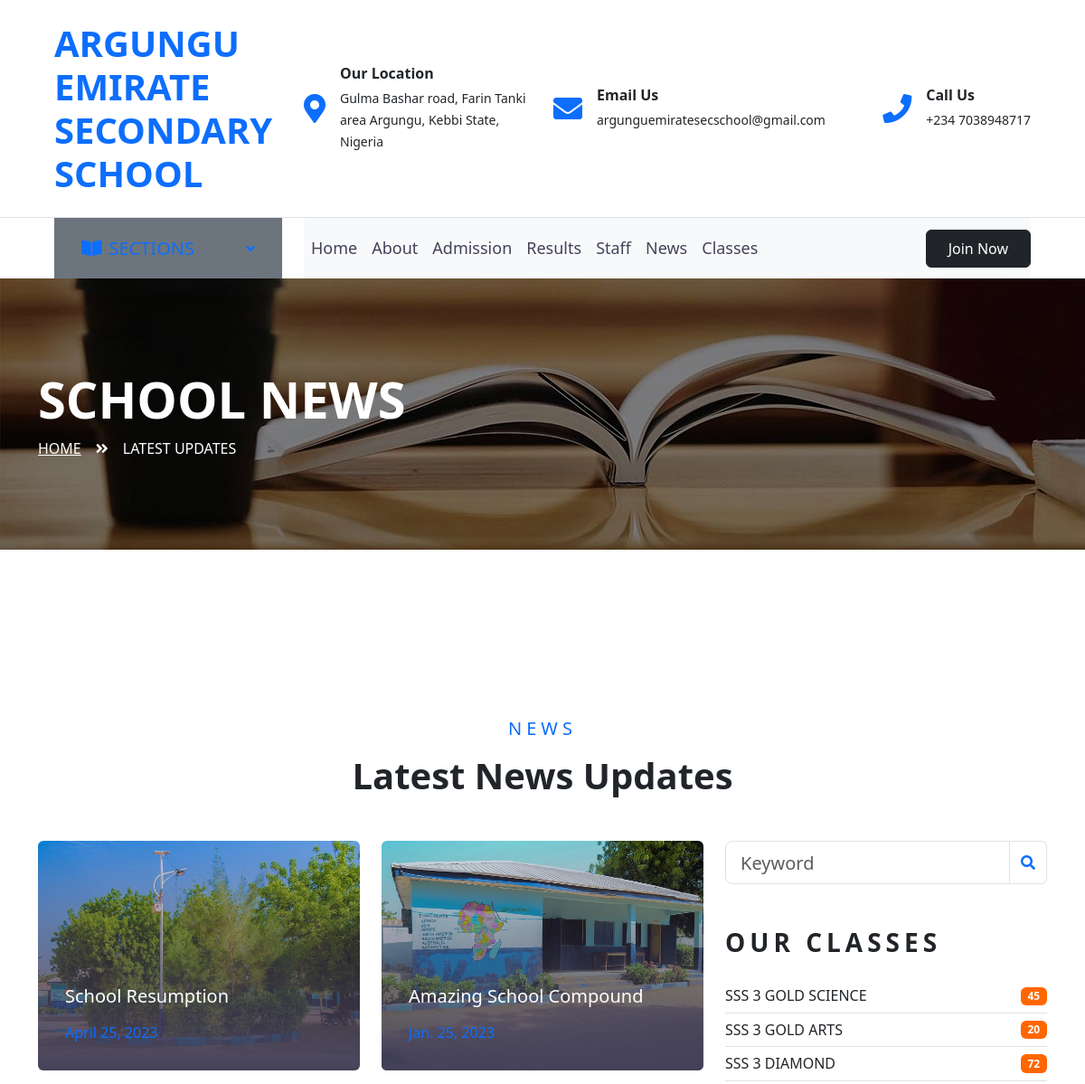
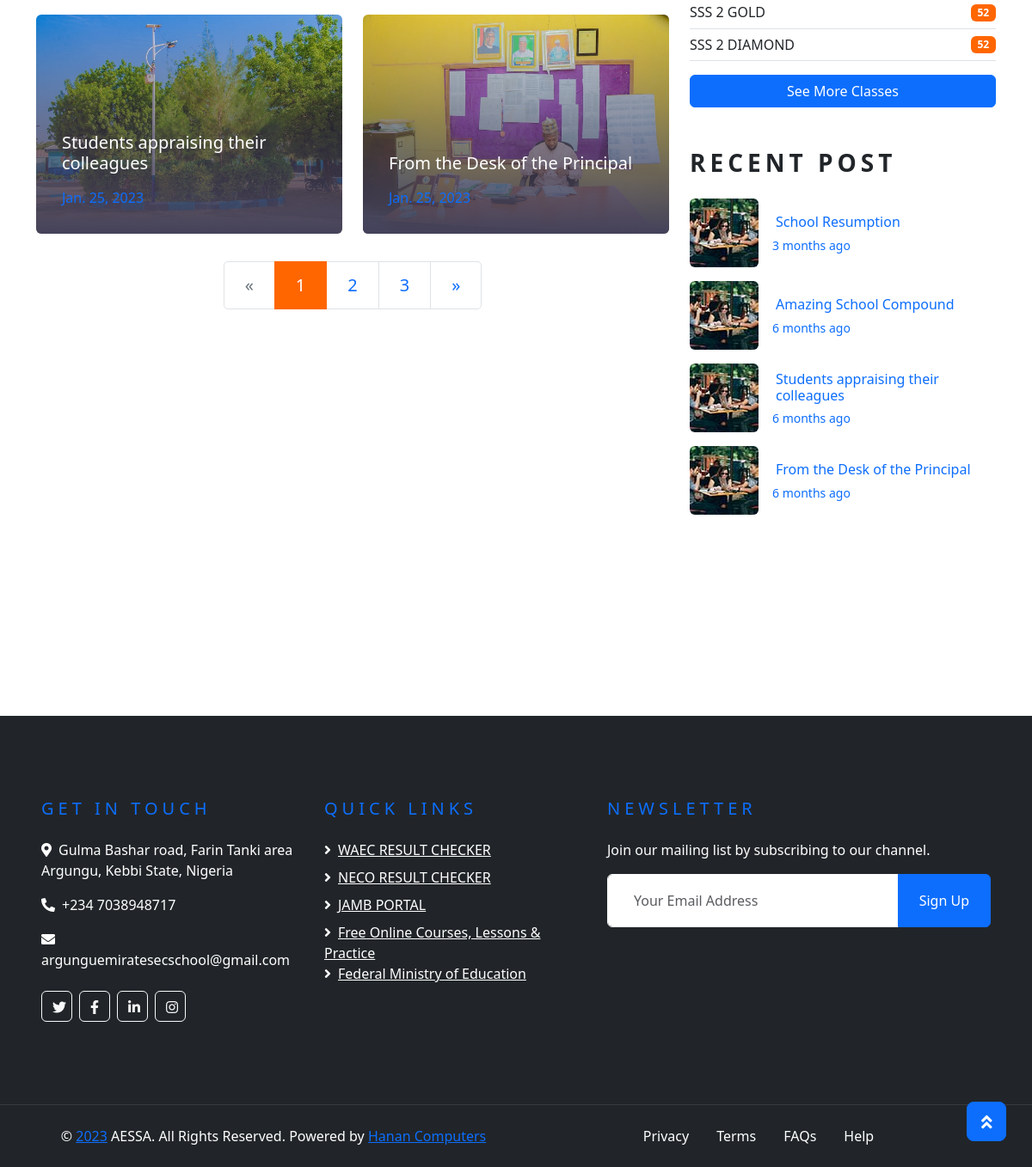
Page /news/ on the committed database (2 pictures, top to bottom).
### base/models.py (models this page shows, shortened)
class News(models.Model):
    title = models.CharField(max_length=200)
    description = models.TextField(null=True, blank=True)
    detail = models.TextField(null=True, blank=True)
    fpict = models.ImageField(null=True, blank=True, default="DSC_1969.jpg")
    spict = models.ImageField(null=True, blank=True)
    updated = models.DateTimeField(auto_now=True)
    Created = models.DateTimeField(auto_now_add=True)

class Classe(models.Model):
    name = models.CharField(max_length=200)
    description = models.CharField(max_length=200)
    master = models.CharField(max_length=200, null=True, blank=True)
    detail = models.TextField(null=True, blank=True)
    snumber = models.IntegerField(null=True, blank=True)
    pict = models.ImageField(null=True, blank=True, default="course-5.jpeg")
    Created = models.DateTimeField(auto_now_add=True)

### base/views.py (the view)
# urls.py: path('news/', views.news, name="News"),
def news(request):
    news = News.objects.all().order_by('-Created')
    recent = News.objects.all().order_by('-Created')[0:5]
    clss = Classe.objects.all()[0:5]
    context = {'news': news, 'recent':recent, 'clss':clss}
    return render(request, 'base/news.html', context)

### base/templates/base/news.html (shortened to what this page needs)
{% extends 'main.html' %}
{% block content %}
    <div class="container-fluid page-header" style="margin-bottom: 90px;">
        <div class="container">
            <div class="d-flex flex-column justify-content-center" style="min-height: 300px">
                <h3 class="display-4 text-white text-uppercase">SCHOOL NEWS</h3>
                <div class="d-inline-flex text-white">
                    <p class="m-0 text-uppercase"><a class="text-white" href="{% url 'Home' %}">Home</a></p>
                    <i class="fa fa-angle-double-right pt-1 px-3"></i>
                    <p class="m-0 text-uppercase">LATEST UPDATES</p>
                </div>
            </div>
        </div>
    </div>
    <div class="container-fluid py-5">
        <div class="container py-5">
            <div class="text-center mb-5">
                <h5 class="text-primary text-uppercase mb-3" style="letter-spacing: 5px;">News</h5>
                <h1>Latest News Updates</h1>
            </div>
            <div class="row">
                <div class="col-lg-8">
                    <div class="row pb-3">
                        {% for i in news %}
                        <div class="col-lg-6 mb-4">
                            <div class="blog-item position-relative overflow-hidden rounded mb-2">
                                <img class="img-fluid" src="{{i.fpict.url}}" alt="">
                                <a class="blog-overlay text-decoration-none" href="{% url 'Single' i.id %}">
                                    <h5 class="text-white mb-3">{{i.title}}</h5>
                                    <p class="text-primary m-0">{{i.Created|date}}</p>
                                </a>
                            </div>
                        </div>
                        {% endfor %}
                        <div class="col-12">
                            <nav aria-label="Page navigation">
                                <ul class="pagination pagination-lg justify-content-center mb-0">
                                  <li class="page-item disabled">
                                    <a class="page-link" href="#" aria-label="Previous">
                                      <span aria-hidden="true">&laquo;</span>
                                    </a>
                                  </li>
                                  <li class="page-item active"><a class="page-link" href="#">1</a></li>
                                  <li class="page-item"><a class="page-link" href="#">2</a></li>
                                  <li class="page-item"><a class="page-link" href="#">3</a></li>
                                  <li class="page-item">
                                    <a class="page-link" href="#" aria-label="Next">
                                      <span aria-hidden="true">&raquo;</span>
                                    </a>
                                  </li>
                                </ul>
                              </nav>
                        </div>
                    </div>
                </div>
                <div class="col-lg-4 mt-5 mt-lg-0">
                    <div class="mb-5">
                        <form action="">
                            <div class="input-group">
                                <input type="text" class="form-control form-control-lg" placeholder="Keyword">
                                <div class="input-group-append">
                                    <span class="input-group-text bg-transparent text-primary"><i
                                            class="fa fa-search"></i></span>
                                </div>
                            </div>
                        </form>
                    </div>
                    <div class="mb-5">
                        <h3 class="text-uppercase mb-4" style="letter-spacing: 5px;">Our Classes</h3>
                        <ul class="list-group list-group-flush">
                            {% for cl in clss %}
                            <li class="list-group-item d-flex justify-content-between align-items-center px-0">
                                <a href="" class="text-decoration-none h6 m-0">{{cl.name}}</a>
                                <span class="badge badge-primary badge-pill">{{cl.snumber}}</span>
                            </li>
                            {% endfor %}
                            <a class="btn btn-primary" data-bs-toggle="collapse" href="{% url 'Classes' %}" role="button" aria-expanded="false" aria-controls="collapseExample">
                                See More Classes
                            </a>
                        </ul>
                    </div>
                    <div class="mb-5">
                        <h3 class="text-uppercase mb-4" style="letter-spacing: 5px;">Recent Post</h3>
                        {% for i in recent %}
                        <a class="d-flex align-items-center text-decoration-none mb-3" href="{% url 'Single' i.id %}">
                            <img class="img-fluid rounded" src="img/blog-80x80.jpg" alt="">
                            <div class="pl-3">
                                <h6 class="m-1">{{i.title}}</h6>
                                <small>{{i.Created|timesince}} ago</small>
                            </div>
                        </a>
                        {% endfor %}
                    </div>
                </div>
            </div>
        </div>
    </div>
{% endblock content %}

### rows in the picture
News: fpict (picture), title "School Resumption", Created "April 25, 2023", Created "3 months"
News: fpict (picture), title "Amazing School Compound", Created "Jan. 25, 2023", Created "6 months"
News: fpict (picture), title "Students appraising their colleagues", Created "Jan. 25, 2023", Created "6 months"
News: fpict (picture), title "From the Desk of the Principal", Created "Jan. 25, 2023", Created "6 months"
Classe: name "SSS 3 GOLD SCIENCE", snumber "45"
Classe: name "SSS 3 GOLD ARTS", snumber "20"
Classe: name "SSS 3 DIAMOND", snumber "72"
Classe: name "SSS 2 GOLD", snumber "52"
Classe: name "SSS 2 DIAMOND", snumber "52"
